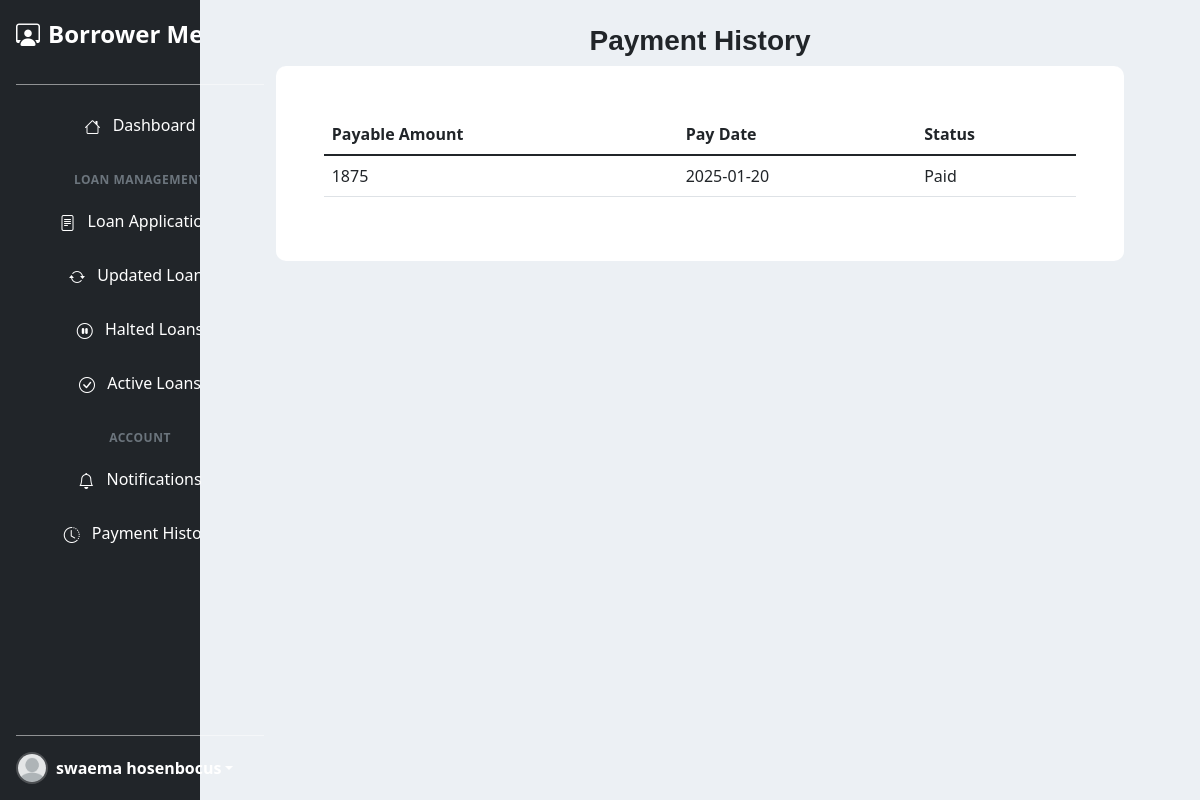
The app's page /Borrower/paymentHistory.php (signed in) with its own data.
### tables this page shows
CREATE TABLE `loaninstallments` (
  `loanInstallmentsId` int(11) NOT NULL,
  `user_id` text NOT NULL,
  `loan_id` text NOT NULL,
  `payable_amount` float NOT NULL,
  `pay_date` date NOT NULL,
  `principal` int(11) NOT NULL,
  `interest` int(11) NOT NULL,
  `admin_fee` int(11) NOT NULL,
  `status` text NOT NULL
);

### Classes/LoanInstallments.php (called while the page is built, shortened)
<?php
class LoanInstallments
{
    public static function loanInstallment($id)
    {
        $db = Database::getConnection();
        $query = "SELECT * from loaninstallments
              where status = ? and user_id =?
             ";
        $stmt = $db->prepare($query);
        $status = "Paid";
        $stmt->bind_param("si", $status,$id);
        $stmt->execute();
        $result = $stmt->get_result();
        $installments = [];
        while ($data = $result->fetch_assoc()) {
            $installments[] = $data;
        }
        return $installments;
    }
}

### Borrower/paymentHistory.php (the view, shortened to what this page needs)
<?php
require_once '../Classes/LoanInstallments.php';
$id = $_SESSION['user_id'];
$loanInstallments = LoanInstallments::loanInstallment($id);
?>
<?php
include_once('Layout/head.php');
include_once('Layout/sidebar.php');
?>
<div class="col-md-10 pb-5" style="background-color: #ECF0F4;">
    <div class="row text-center">
    </div>
    <div class="title text-center">
        <h2 class="h3 fw-bold mt-3 " style="font-family: sans-serif;">
            Payment History
        </h2>
    </div>
    <div class="container-fluid">
        <div class="row mt-2 d-flex justify-content-center">
            <div class="col-lg-11 col-md-11 col-sm-11">
                <div class="table-responsive p-5" style="background-color: #FFFFFF; border-radius: 10px; ">
                    <table class="table">
                        <thead>
                            <tr>
                                <th>Payable Amount</th>
                                <th>Pay Date</th>
                                <th>Status</th>
                            </tr>
                        </thead>
                        <tbody>
                            <?php
                            if (!empty($loanInstallments)) {
                                foreach ($loanInstallments as $installment) {
                                    ?>
                                    <tr>
                                        <td><?php echo $installment['payable_amount']; ?>
                                        </td>
                                        <td><?php echo $installment['pay_date']; ?>
                                        </td>
                                        <td><?php echo $installment['status']; ?>
                                        </td>
                                    </tr>
                                    <?php
                                }
                            } else {
                                ?>
                                <tr>
                                    <td colspan="3">No Histroy Available</td>
                                </tr>
                                <?php
                            }
                            ?>
                        </tbody>
                    </table>
                </div>
            </div>
        </div>
    </div>
</div>
</div>
</div>
<?php
include_once('Layout/footer.php');
?>

### Assets/Styles/style.css (style rules this page uses)
* { margin: 0; padding: 0; box-sizing: border-box; }
html, body { width: 100%; height: 100%; margin: 0; padding: 0; overflow-x: hidden; background-color: #f1f9ff !important; color: #0d6efd; font-family: Arial, sans-serif; }

### Assets/Styles/sidebars.css (style rules this page uses)
body { min-height: 100vh; min-height: -webkit-fill-available; }
html { height: -webkit-fill-available; }

### records on screen
loaninstallments: payable_amount "1875", pay_date "2025-01-20", status "Paid"

### other values on screen
$_SESSION['user_name'] "swaema hosenbocus"
